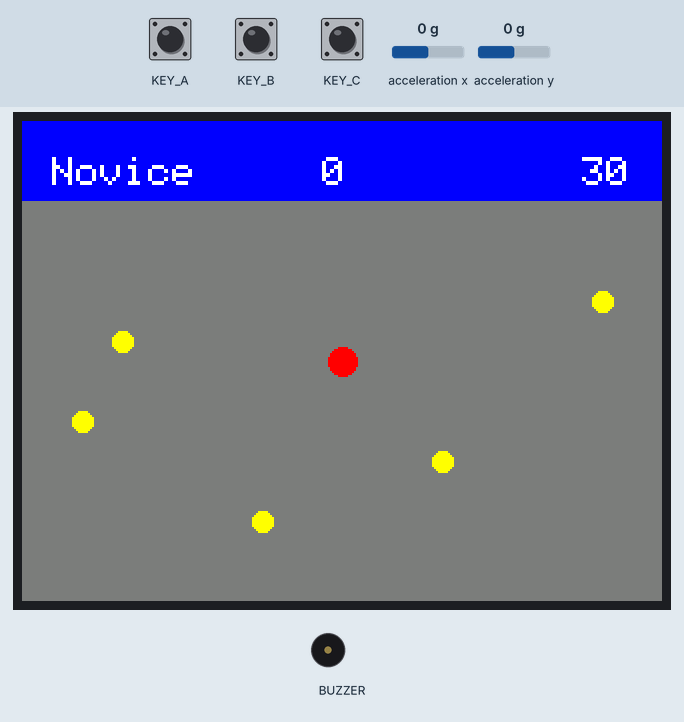
Simulated run of this sketch. Board: Seeed Wio Terminal. Shown: 320×240 colour display, buzzer (waves = sounding). The inputs (shaded band) are chosen by the test bench; at power-on: KEY_B HIGH, KEY_C HIGH, acceleration x 0 g, KEY_A HIGH, acceleration y 0 g. What the sketch prints to the serial monitor is not drawn.

Above: at 1.4 s.
1.5 s: KEY_B pulled LOW for 0.15 s
At 3.3 s:
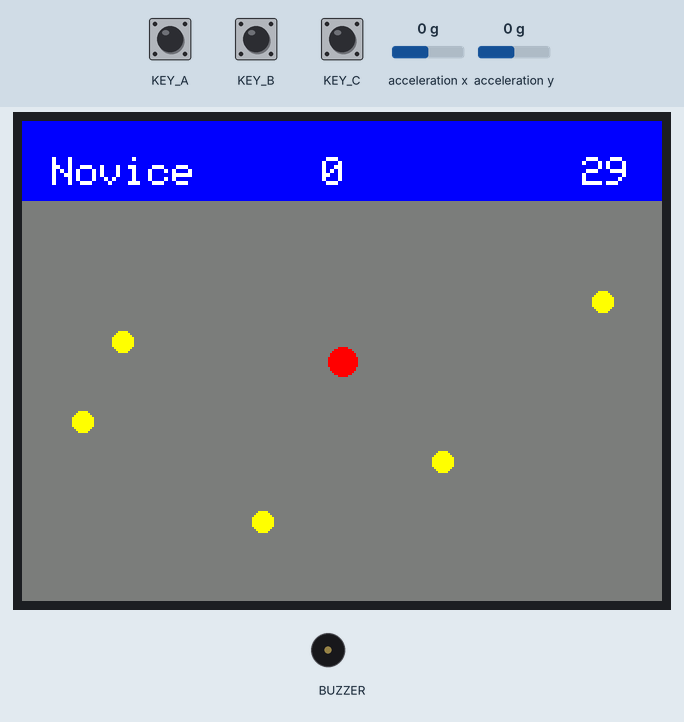
4.6 s: KEY_C pulled LOW for 0.15 s
At 6.0 s:
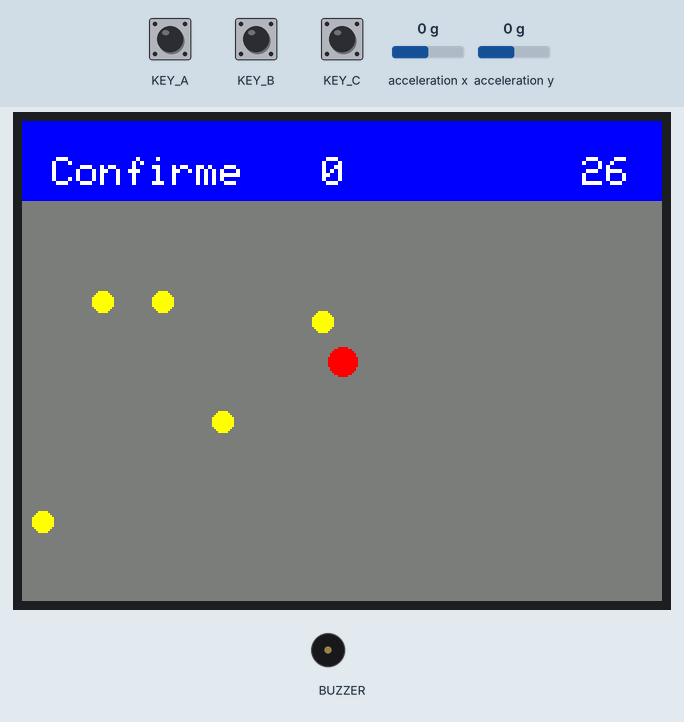
7.7 s: acceleration x set to -0.8 g
At 8.4 s:
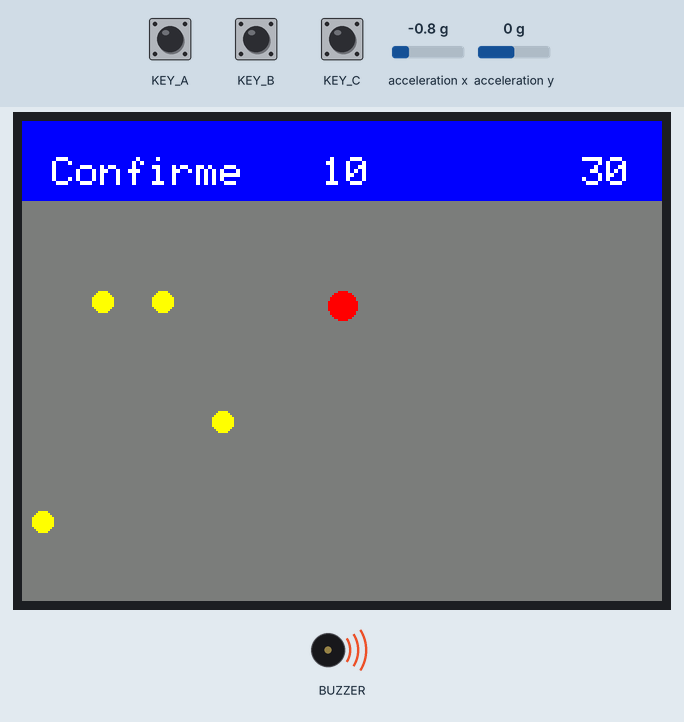
9.3 s: KEY_C pulled LOW for 1 s
At 10.3 s:
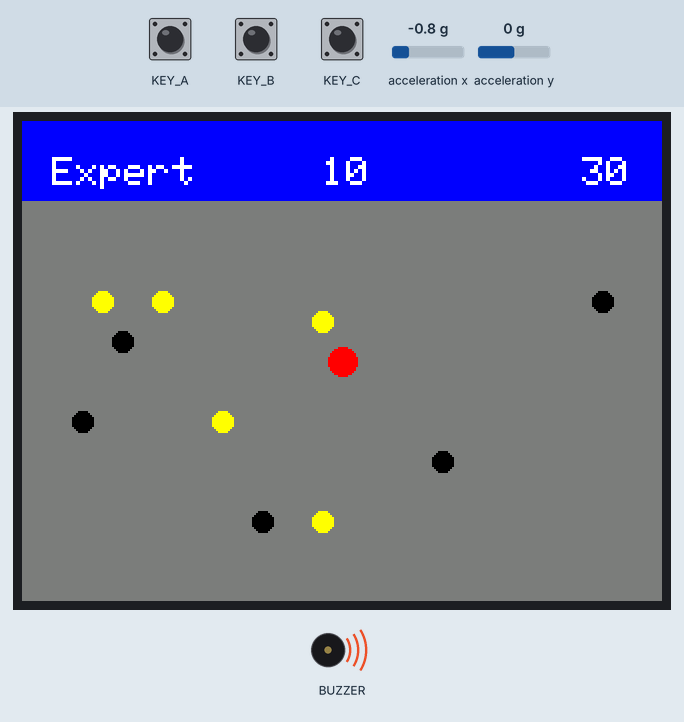
11.8 s: KEY_B pulled LOW for 1 s
At 12.9 s:
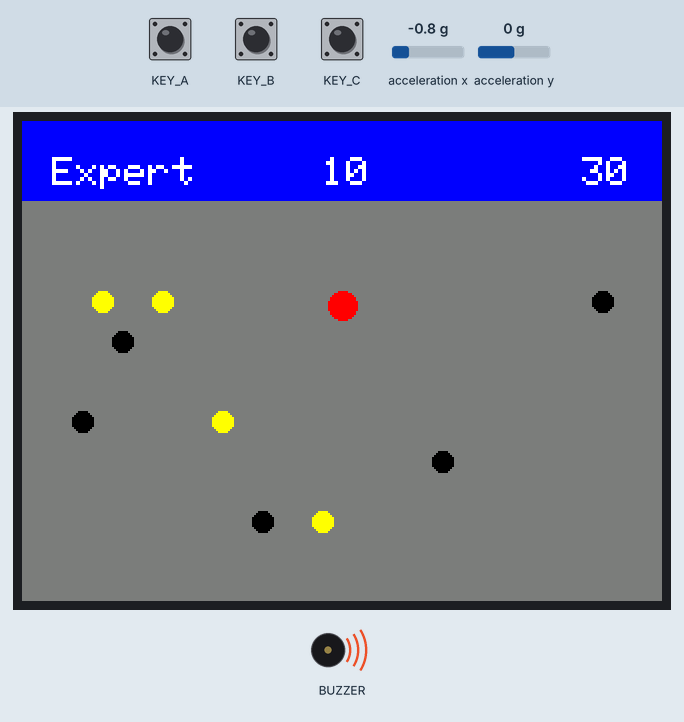
14.3 s: KEY_C pulled LOW for 0.15 s
At 15.3 s:
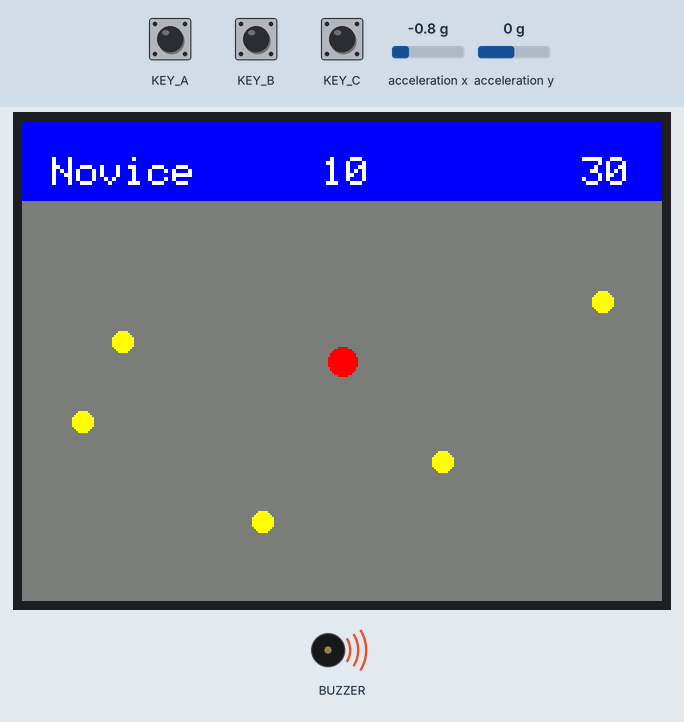
Timing chart, 0 to 23.3 s (numbered marks = the images above; inputs shaded):
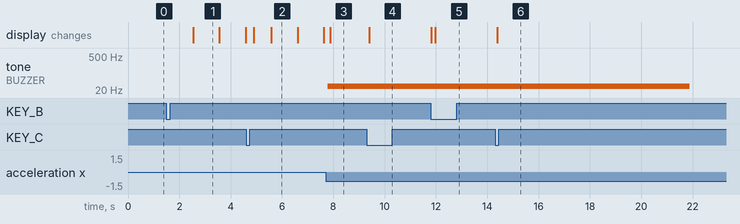

The sketch:

projet.ino
```cpp
/*
-----------------------------------------------------------------
                          PROTOTYPES
-----------------------------------------------------------------
*/

void victoire();
void defaite();
void attente(unsigned int sec);
void launch();
void cleanTab(unsigned int tab[], unsigned int nbVal, unsigned int val);


/*
Joystick en bas à droite :

- y : -1 -> Droite | 1 -> Gauche
- x : -1 -> Haut | 1 -> Bas

Ordre bouton
(C | B | A )
*/

#include"LIS3DHTR.h"
#include"TFT_eSPI.h"
#include <string.h>

TFT_eSPI tft;
LIS3DHTR<TwoWire> lis;

/*
-----------------------------------------------------------------
                        CONSTANTES GLOBALES
-----------------------------------------------------------------
*/
const unsigned int x_start = 160;
const unsigned int y_start = 120;
const unsigned int rayonArgent = 5;
const unsigned int rayonBoule = 7;
const unsigned int pas = 35;
const unsigned int nbArgent = 5;
const unsigned int valeurPiece = 10;

const String level[] = {"Novice", "Confirme", "Expert"};
const unsigned int fond = TFT_DARKGREY;
const unsigned int argent[3][5][2] = {{{50, 110},{30, 150},{120, 200},{210, 170},{290, 90}},{{10, 200},{150, 100},{100, 150},{40, 90},{70, 90}},{{150, 200},{150, 100},{100, 150},{40, 90},{70, 90}}};
const unsigned int piege[5][2] = {{50, 110},{30, 150},{120, 200},{210, 170},{290, 90}};

/*
-----------------------------------------------------------------
                        VARIABLES GLOBALES
-----------------------------------------------------------------
*/

unsigned int tabArgentTouche[5] = {5, 5, 5, 5, 5};
unsigned int tabPiegeTouche[5] = {5, 5, 5, 5, 5};
unsigned int cursorArgent = 0;
unsigned int cursorPiege = 0;
unsigned int x_pos = x_start; // Position abscisse
unsigned int y_pos = y_start; // Position ordonnée
float x_values, y_values; // Lecture des valeurs sur l'accéléromètre
bool playing = false; // En jeu ?
unsigned int currentLevel = 0;
unsigned int time = 30;
unsigned long checkTime = 0;
unsigned int score = 0;
bool help = false; // Quand on appuie sur le bouton A
float x_angle, y_angle;
unsigned int save_x, save_y;

/*
=================================================================
                            AFFICHAGE
=================================================================
*/

/**
 * @brief Actualise l'affichage du temps actuel
 *
 */
void afficheTemps(){
  tft.fillRect(280, 0, 30, 40, TFT_BLUE);
  tft.drawString((String) time, 280, 18);
}

/**
 * @brief Actualise l'affichage du score
 *
 */
void afficheScore(){
  tft.fillRect(150, 0, 60, 40, TFT_BLUE);
  tft.drawString((String) score, 150, 18);
}

void bonus(){
  if (playing)
  {
    time += 10;
    help = true;
  }
}

/**
 * @brief Affiche graphiquement le point rouge à ses coordonnées actuelles
 *
 */
void affichePointRouge(){
  tft.fillCircle(x_pos, y_pos, 7, TFT_RED);
}

/**
 * @brief Créer graphiquement la bannière
 *
 */
void newBanniere(){
  tft.fillRect(0, 0, 320, 40, TFT_BLUE);
  tft.drawString((String) time, 280, 18);
  tft.drawString(level[currentLevel], 15, 18);
  afficheScore();
}

/**
 * @brief Créé une nouvelle page remplis d'un fond de la couleur de fond
 *
 */
void newPage(){
  tft.fillScreen(fond);
}

/**
 * @brief Permet de charger graphiquement le level selectionné
 *
 */
void chargeLevel(){
  newPage();
  newBanniere();

  // chargement des pieces
  for (unsigned int i = 0 ; i < 5 ; i++){
    tft.fillCircle(argent[currentLevel][i][0], argent[currentLevel][i][1], 5, TFT_YELLOW);
  }

  // chargement des pieges si il y en a
  if (currentLevel == 2){
      for (unsigned int i = 0 ; i < 5 ; i++){
        tft.fillCircle(piege[i][0], piege[i][1], 5, TFT_BLACK);
      }
  }
  x_pos = x_start;
  y_pos = y_start;
  affichePointRouge();

}


/*
=================================================================
                            COLLISION
=================================================================
*/

/**
 * @brief Vérifie si une pièce (dollar ou piege) n'a pas déjà été touchée (si l'indice est dans le tableau correspondant)
 *
 * @param indice indice de la piece touchée
 * @param type 1 -> argent | 2 -> piege
 * @return true
 * @return false
 */
bool touche(unsigned int indice, const unsigned int tab[], unsigned int cursor){
  for (unsigned int i = 0 ; i < cursor+1 ; i++){
    if (indice == tab[i]){

      return true;
    }
  }
  return false;
}

/**
 * @brief Ajoute l'indice de la piece touchée dans le tableau correspondant
 *
 * @param indice
 * @param tab
 * @param cursor
 */
void ajouteTouche(unsigned int indice, unsigned int tab[], unsigned int * cursor){
  tab[*cursor] = indice;
  (*cursor)++;
}

/**
 * @brief Suppression de la pièce touchée
 *
 * @param indice
 * @param tab
 * @param cursor
 * @param x
 * @param y
 */
void gereTouche(unsigned int indice, int unsigned tab[], int unsigned * cursor, int x, int y){
  ajouteTouche(indice, tab, cursor); // Ajout de la piece touchée en mémoire
  tft.fillCircle(x, y, rayonArgent, fond);
}

/**
 * @brief Gestion des collisions avec les pièces
 *
 */
void argentEstTouche(unsigned int i){
  gereTouche(i, tabArgentTouche, &cursorArgent, argent[currentLevel][i][0], argent[currentLevel][i][1]);
  Serial.println("aRGENT touché");

  // AJout du score
  if (help){
    score+= valeurPiece/2;
  }
  else{
    score+= valeurPiece;
  }

  afficheScore();
}

/**
 * @brief Gestion des collisions avec les pièges
 *
 * @param i
 */
void piegeEstTouche(unsigned int i){
    gereTouche(i, tabPiegeTouche, &cursorPiege, piege[i][0], piege[i][1]);
    Serial.println("Piege touché");

    //ajouter la gestion du temps
    if ((int)time-10 > 0){
      Serial.println(time-10);
      time = time-10;
    }
    else{
      time = 0;
    }
    afficheTemps();
}

/**
 * @brief Gestion des collisions avec les pièces
 *
 */
void collision(){
  // Test argent
  for (unsigned int i = 0 ; i < 5 ; i++){
    if (x_pos < argent[currentLevel][i][0]+rayonArgent+rayonBoule && x_pos > argent[currentLevel][i][0]-rayonArgent-rayonBoule && y_pos > argent[currentLevel][i][1]-rayonArgent-rayonBoule && y_pos < argent[currentLevel][i][1]+rayonArgent+rayonBoule){
      Serial.println(cursorArgent);
      if (!touche(i, tabArgentTouche, cursorArgent)){
        Serial.println("Erreror dslkfjs");
        argentEstTouche(i);
      }
    }
  }

  // Test Piege
  if (currentLevel == 2){
    for (unsigned int i = 0 ; i < 5 ; i++){
      if (x_pos < piege[i][0]+rayonArgent+rayonBoule && x_pos > piege[i][0]-rayonArgent-rayonBoule && y_pos > piege[i][1]-rayonArgent-rayonBoule && y_pos < piege[i][1]+rayonArgent+rayonBoule){
        Serial.println("WTF");
        Serial.println(cursorPiege);
        if (!touche(i, tabPiegeTouche, cursorPiege)){
          piegeEstTouche(i);
        }
      }
    }
  }
}

/**
 * @brief Gestion de la limite de l'écran
 *
 */
void limite(){
  if (y_pos < 47 || y_pos > 233 || x_pos < 7 || x_pos > 313){
    defaite();
  }
}

/*
=================================================================
                      CONTRÔLE ET GAMEPLAY
=================================================================
*/

/**
 * @brief Victoire lorsque l'on a obtenu toutes les pièces
 *
 */
void victoire(){
  tone(WIO_BUZZER, 80,  10000);
  launch();
}

/**
 * @brief Défaite causée soit par le temps soit par les limites de l'écran
 *
 */
void defaite(){
  tone(WIO_BUZZER, 29,  10000);
  launch();
}

/**
 * @brief Test de fin de jeu (victoire ou défaite)
 *
 * @return true
 * @return false
 */
bool fin(){
  if (time == 0){
    defaite();
    return true;
  }
  else if (score == 50){
    victoire();
    return true;
  }
  return false;
}

/**
 * @brief Utilisation temporaire du joystick pour le développement du projet
 *
 */
void joystick(){
  //Test echec
  x_angle = lis.getAccelerationX();
  y_angle = lis.getAccelerationY();
  save_x = x_pos;
  save_y = y_pos;
  x_pos -= y_angle * pas;
  y_pos += x_angle * pas;
  tft.fillCircle(save_x, save_y, rayonBoule, fond);

  affichePointRouge();


  // CLic sur le joystick :
  // else if (digitalRead(WIO_5S_PRESS) == LOW) {
  //   Serial.println("5 Way Press");
  // }

}

/**
 * @brief Arrete le mode Jeu
 *
 */
void stopLevel(){
  playing = false;
}

/**
 * @brief Démarre le mode Jeu
 *
 */
void startLevel(){
  Serial.println("Test Interrupt");
  playing = true;
  checkTime = millis();
}

/**
 * @brief Change le level actuel et l'affiche
 *
 */
void changeLevel(){
  Serial.println("ChangeLevel");
  if (currentLevel == 2){
    currentLevel = 0;
  }
  else{
    currentLevel++;
  }
  chargeLevel();
}

/**
 * @brief Gestion des boutons C et B - Permet de choisir le level de son choix
 *
 */
void selectLevel(){
  if (digitalRead(WIO_KEY_B) == LOW) {
    startLevel();
  }
  else if (digitalRead(WIO_KEY_C) == LOW) {
    changeLevel();
  }
}

/**
 * @brief Prépare l'environnement pour jouer/rejouer une nouvelle partie
 *
 */
void launch(){
  playing = false;
  cleanTab(tabArgentTouche, nbArgent, nbArgent);
  cleanTab(tabPiegeTouche, nbArgent, nbArgent);
  cursorArgent = 0;
  cursorPiege = 0;
  x_pos = x_start; // Position abscisse
  y_pos = y_start; // Position ordonnée
  help = false; // Quand on appuie sur le bouton A
  score = 0;
  time = 30;
  chargeLevel();
}


void temps(){

  if (millis() - checkTime >= 1000){
    if (time-1 < 0){
      time = 0;
    }
    else{
      time--;
    }
    checkTime = millis();
    afficheTemps();
  }

}

/*
=================================================================
                            OUTILS
=================================================================
*/

/**
 * @brief Fonction attente avec utilisation de millis()
 *
 * @param sec Temps d'attente en millisecondes
 */
void attente(unsigned int sec){
  unsigned long start = millis();
  unsigned long now = millis();
  while (now-start < sec){
    now = millis();
  }
}

/**
 * @brief Met à la valeur par défaut un tableau
 *
 * @param tab
 * @param nbVal
 * @param val
 */
void cleanTab(unsigned int tab[], unsigned int nbVal, unsigned int val){
  for (unsigned int i = 0; i < nbVal; i++){
    tab[i] = val;
  }
}

/*
=================================================================
                        LOOP ET SETUP
=================================================================
*/

void setup() {
  pinMode(WIO_BUZZER, OUTPUT);

    // Initialisation des boutons
  pinMode(WIO_KEY_A, INPUT_PULLUP);
  pinMode(WIO_KEY_B, INPUT_PULLUP);
  pinMode(WIO_KEY_C, INPUT_PULLUP);

  attachInterrupt(digitalPinToInterrupt(WIO_KEY_C), changeLevel, FALLING);
  attachInterrupt(digitalPinToInterrupt(WIO_KEY_B), startLevel, FALLING);
  attachInterrupt(digitalPinToInterrupt(WIO_KEY_A), bonus, FALLING);

  Serial.begin(115200);
  // Initialisation du joystick
  pinMode(WIO_5S_UP, INPUT_PULLUP);
  pinMode(WIO_5S_DOWN, INPUT_PULLUP);
  pinMode(WIO_5S_LEFT, INPUT_PULLUP);
  pinMode(WIO_5S_RIGHT, INPUT_PULLUP);
  pinMode(WIO_5S_PRESS, INPUT_PULLUP);

  // Initialisation de l'écran (320x240)
  tft.begin();
  tft.setRotation(3);
  tft.setTextSize(2);
  launch();

  lis.begin(Wire1);
  if (!lis) {
    Serial.println("ERROR");
    while(1);
  }

  lis.setOutputDataRate(LIS3DHTR_DATARATE_25HZ); //Data output rate
  lis.setFullScaleRange(LIS3DHTR_RANGE_2G); //Scale range set to 2g
}

void loop() {
  if (playing){
    if (fin()){
      launch();
    }
    else {
      temps();
      limite();
      joystick();
      collision();
    }
  }
  delay(20);
}
```

Measured:
- after the input at 1.5 s, the display: changes after 1.0 s (image 1)
- after the input at 4.6 s, the display: first changes after 0.30 s (image 2 shows a later state)
- after the input at 7.7 s, tone on BUZZER: silent → 29 Hz after 0.08 s; the display: changes after 0.17 s (image 3)
- after the input at 9.3 s, the display: changes after 0.10 s (image 4)
- after the input at 11.8 s, the display: first changes at once (image 5 shows a later state)
- after the input at 14.3 s, the display: changes after 0.09 s (image 6)
